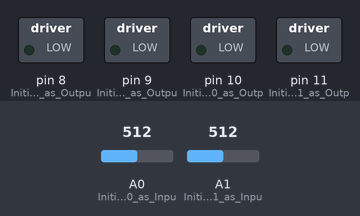
Bench run of a sketch on a simulated Arduino Uno, built with avr-gcc and run on an emulated ATmega328P. On the bench: switched loads named in the sketch (green lamp = pin HIGH). The test bench sets the inputs (shaded band); at power-on: A0 (Initialize_Pin_A0_as_Inpu) = 512, A1 (Initialize_Pin_A1_as_Inpu) = 512.

Above: at 1.2 s.
1.3 s: A0 (Initialize_Pin_A0_as_Inpu) set to 109
2.8 s: A0 (Initialize_Pin_A0_as_Inpu) set to 88
At 3.2 s:
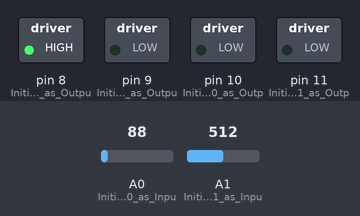
4.3 s: A1 (Initialize_Pin_A1_as_Inpu) set to 108
5.8 s: A1 (Initialize_Pin_A1_as_Inpu) set to 94
At 6.7 s:
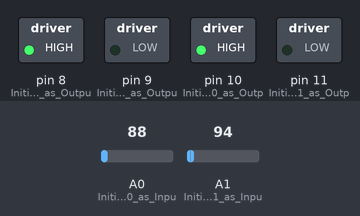
7.3 s: A0 (Initialize_Pin_A0_as_Inpu) set to 110
At 7.8 s:
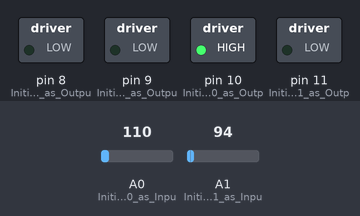
8.8 s: A0 (Initialize_Pin_A0_as_Inpu) set to 90
At 10.2 s:
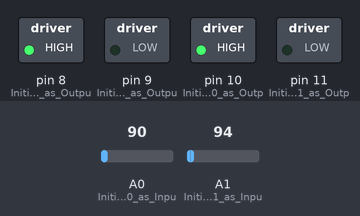
Timing chart, 0 to 11.3 s (numbered marks = the images above; inputs shaded):
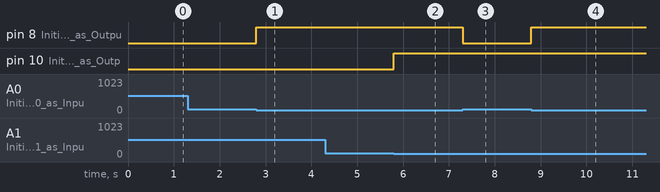

Measured:
- the behaviour switches between 100 and 99 on A0 (Initialize_Pin_A0_as_Inpu) (found by bisection; images 0 and 1)
- the behaviour switches between 100 and 99 on A1 (Initialize_Pin_A1_as_Inpu) (found by bisection; images 1 and 2)
- after the input at 1.3 s, every drawn part: stays the same
- after the input at 2.8 s, pin 8 (Initialize_Pin_8_as_Outpu): LOW → HIGH at once
- after the input at 4.3 s, every drawn part: stays the same
- after the input at 5.8 s, pin 10 (Initialize_Pin_10_as_Outp): LOW → HIGH at once
- after the input at 7.3 s, pin 8 (Initialize_Pin_8_as_Outpu): HIGH → LOW at once
- after the input at 8.8 s, pin 8 (Initialize_Pin_8_as_Outpu): LOW → HIGH at once

The sketch:

ARDUINO-LINEFOLLOWER_SL-I408A_.ino
```cpp
void setup()
{

  pinMode(A0,INPUT);                // Initialize Pin A0 as Input Pin for IR Sensor 1

  pinMode(A1,INPUT);                // Initialize Pin A1 as Input Pin for IR Sensor 2

  pinMode(8,OUTPUT);              // Initialize Pin 8 as Output Pin for Motor Output 2

  pinMode(9,OUTPUT);              // Initialize Pin 9 as Output Pin for Motor Output 2

  pinMode(10,OUTPUT);            // Initialize Pin 10 as Output Pin for Motor Output 1

  pinMode(11,OUTPUT);            // Initialize Pin 11 as Output Pin for Motor Output 1

}
void loop()
{

  // put your main code here, to run repeatedly:

  int a = analogRead(A0);        // Get the values from Pin A0

  int b = analogRead(A1);        // Get the values from Pin A1

  /* The Two variables a and b are used for this particular circuit. When the
  IR Sensor detects white or any other color the range is less than 100,
  and when it detects black color, then the Range is above 1000. So,
  we have taken a Mid-Point Parameter with range of 100. */
/* digitalWrite is used to write a HIGH or a LOW value to a specified digital
pin (LOW and HIGH is the voltage level of the particular pin) */

    if(a<100 && b<100)
    {                              // Forward Movement
      digitalWrite(8,HIGH);           // Pin 8 is High for Motor Output 2

      digitalWrite(9,LOW);            // Pin 9 is Low

      digitalWrite(10,HIGH);         // Pin 10 is High for Motor Output 1

      digitalWrite(11,LOW);          // Pin 11 is Low
    }

  //  if(a<100 && b<100){

  //  digitalWrite(8,HIGH);

  //  digitalWrite(9,LOW);

  //  digitalWrite(10,HIGH);

   // digitalWrite(11,LOW);

 // }

   if(a>100 && b<100){           // Right Movement

    digitalWrite(8,LOW);          // Pin 8 is Low

    digitalWrite(9,LOW);          // Pin 9 is Low

    digitalWrite(10,HIGH);       // Pin 10 is High for Motor Output 1

    digitalWrite(11,LOW);        // Pin 11 is Low

  }
    if(a<100 && b>100){           // Left Movement

    digitalWrite(8,HIGH);          // Pin 8 is High for Motor Output 2

    digitalWrite(9,LOW);           // Pin 9 is Low

    digitalWrite(10,LOW);         // Pin 10 is Low

    digitalWrite(11,LOW);         // Pin 11 is Low

  }
    if(a>100 && b>100){           // Stop

    digitalWrite(8,LOW);           // Pin 8 is Low

    digitalWrite(9,LOW);           // Pin 9 is Low

    digitalWrite(10,LOW);         // Pin 10 is Low

    digitalWrite(11,LOW);         // Pin 11 is Low

  }
}
```

AVR-BLINK.C
```cpp
#include<avr/io.h>
#include<util/delay.h>
void main()
 {
    DDRC = 0b0000000;
    DDRB = 0b11111111;

while(1)
{
    int x = PINC&0b0000001;
	if(x==0b0000000)
    {
        PORTB = 0b00010000;
	}
    if(x==0b0000001)
	{
		PORTB = 0b00000100;
	}
 }
 }
```

AVR-LINEFOLLOWER_SL-1408T_.c
```cpp
#include<avr/io.h>
void main()
{
    DDRC = 0b0000000;
    DDRB = 0b11111111;

while(1)
{
    int x = PINC&0b0001001;

    if(x==0b0001001)
    {
        PORTB = 0b00010100;
    }
    if(x==0b0001000)
    {
        PORTB = 0b00010000;
    }
    if(x==0b0000001)
    {
        PORTB = 0b00000100;
    }
    if(x==0b0000000)
    {
        PORTB = 0b00000000;
    }
}
}
```
